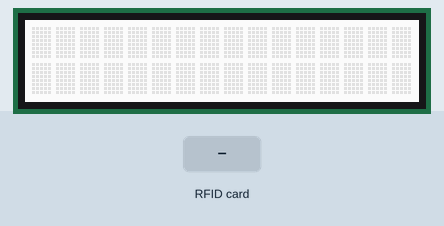
This sketch was run on a simulated ESP32. On the bench: 16×2 character LCD. The inputs (shaded band) are chosen by the test bench. What the sketch prints to the serial monitor is not drawn.

Above: at 1.3 s.
1.4 s: RFID card 5E 7A 19 C4 held to the reader
At 2.8 s:
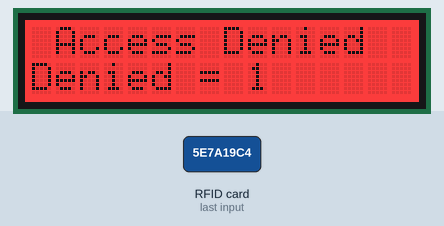
At 7.8 s:
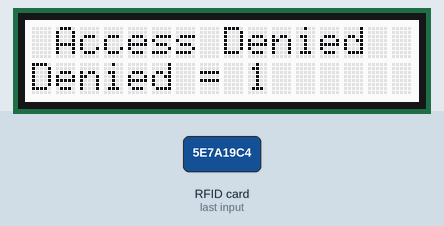
Timing chart, 0 to 8.9 s (numbered marks = the images above; inputs shaded):
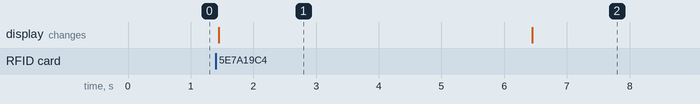

Measured:
- after the input at 1.4 s, the display: changes after 0.05 s (image 1)
- what the display in image 1 shows lasts 5.0 s, from 1.4 s to 6.4 s

The sketch:

Video12_LCD.ino
```cpp
#include <rgb_lcd.h>  // include lcd library
const int red = 255, green = 255, blue = 255;
#include <RFID.h>  // include RFID library
#include <SPI.h>   // SPI that is required for communicating with RFID
#define SS_PIN 0   // slave pin
#define RST_PIN 2
int cardpresent = 0, lastcardpresent = 0;
RFID myrfid(SS_PIN,RST_PIN);
rgb_lcd lcd;
void setup() // The setup function is called once a startup
{
  lcd.begin(16,2);
  lcd.setRGB(red,green,blue);
  SPI.begin();  // initialize the SPI
  myrfid.init();
}

void loop()
{
  int i;
  static int counter = 0;
  cardpresent = myrfid.isCard(); // check if card is available
  if (cardpresent && !lastcardpresent)   // to check new card
  {
    if (myrfid.readCardSerial())
    for (i=0; i<4; i++)
    {
      Serial.printf("%3d ",myrfid.serNum[i]);
      }
      Serial.printf("\n");
      if (myrfid.serNum[0] == 230 && myrfid.serNum[1] == 4 && myrfid.serNum[2] == 160 && myrfid.serNum[3] == 76 )  // here add the serial of the card that you want to give access
      {
        lcd.setCursor(0,0);
        lcd.print(" Access Granted");
        lcd.setRGB(0,255,0);  // set green color
        delay(5000);
        lcd.setRGB(red,green,blue);

      }
      else
      {
        lcd.setCursor(0,0);
        lcd.print(" Access Denied ");
        counter ++;
        lcd.setRGB(255,0,0);  // set red color
        lcd.setCursor(0,1);
        lcd.print("Denied = ");
        lcd.print(counter);
        delay(5000);
        lcd.setRGB(red,green,blue);

      }
    }
    lastcardpresent = cardpresent;
    myrfid.halt();

}
```
